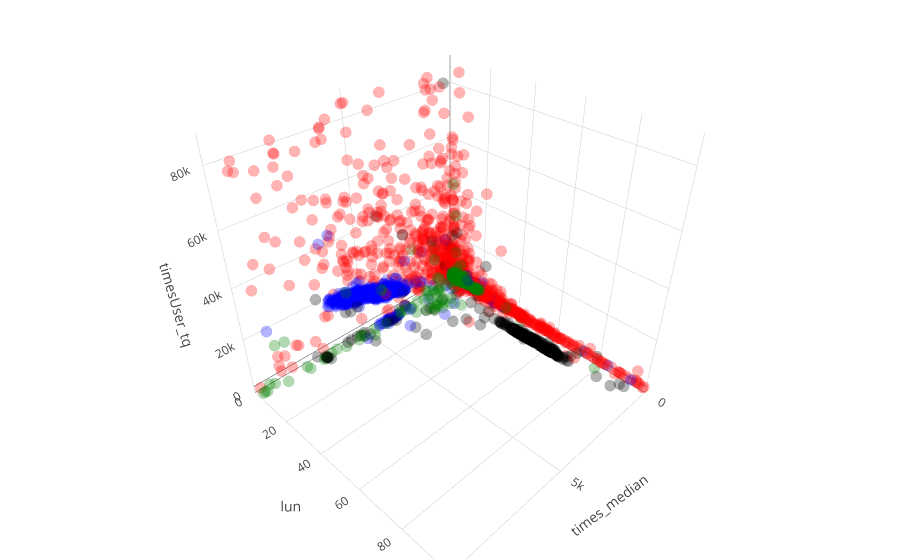

Notebook source saved alongside this figure:
### Code cell
import plotly
import plotly.graph_objs as go
from plotly.offline import download_plotlyjs, init_notebook_mode, plot, iplot
plotly.__version__

init_notebook_mode(connected=True)

def plotearVars(variables):
    colors = {'Humans':'red', 'SocialSpambot1':'blue', 'SocialSpambot2':'green', 'SocialSpambot3':'black'}
    trace1 = go.Scatter3d(
        x=res[variables[0][0]],
        y=res[variables[1][0]],
        z=res[variables[2][0]],
        mode='markers',
        marker=dict(
            size=4,
            color=res['Cat'].apply(lambda x: colors[x]),
            line=dict(
                color='rgba(255,255,255,0.2)',
                width=0
            ),
            opacity=0.3
        )
    )
    layout = go.Layout(
        margin=dict(
            l=0,
            r=0,
            b=0,
            t=0
        ),
        scene = dict(
            xaxis = dict(
                nticks=4,
                range = (lambda: None if len(variables[0])==1 else variables[0][1])(),
                title=variables[0][0],
            ),
            yaxis = dict(
                range = (lambda: None if len(variables[1])==1 else variables[1][1])(),
                title=variables[1][0],
            ),
            zaxis = dict(
                range = (lambda: None if len(variables[2])==1 else variables[2][1])(),
                title= variables[2][0],
            ),
        )
    )
    print(  )
    fig = go.Figure(data=[trace1], layout=layout)
    iplot(fig)
    
plotearVars([
    ['times_median', [0,10000]],
    ['lun', [0,100]],
    ['timesUser_tq'],
])

### Figure 1 — Plotly figure (JSON) as saved in the notebook; plotly's stock layout.template omitted (floating-point values rounded to 4 significant figures; data arrays with more than 128 entries replaced by an {"elided": "..."} marker saying what was removed)
{"data": [{"marker": {"color": {"elided": "5995 str values"}, "line": {"color": "rgba(255,255,255,0.2)", "width": 0}, "opacity": 0.3, "size": 4}, "mode": "markers", "type": "scatter3d", "uid": "bfe13cd5-c7a4-42d7-bab2-07e3a5edd3d7", "x": {"elided": "5995 str values"}, "y": {"elided": "5995 str values"}, "z": {"elided": "5995 str values"}}], "layout": {"margin": {"b": 0, "l": 0, "r": 0, "t": 0}, "scene": {"xaxis": {"nticks": 4, "range": [0, 10000], "title": {"text": "times_median"}}, "yaxis": {"range": [0, 100], "title": {"text": "lun"}}, "zaxis": {"title": {"text": "timesUser_tq"}}}}}
